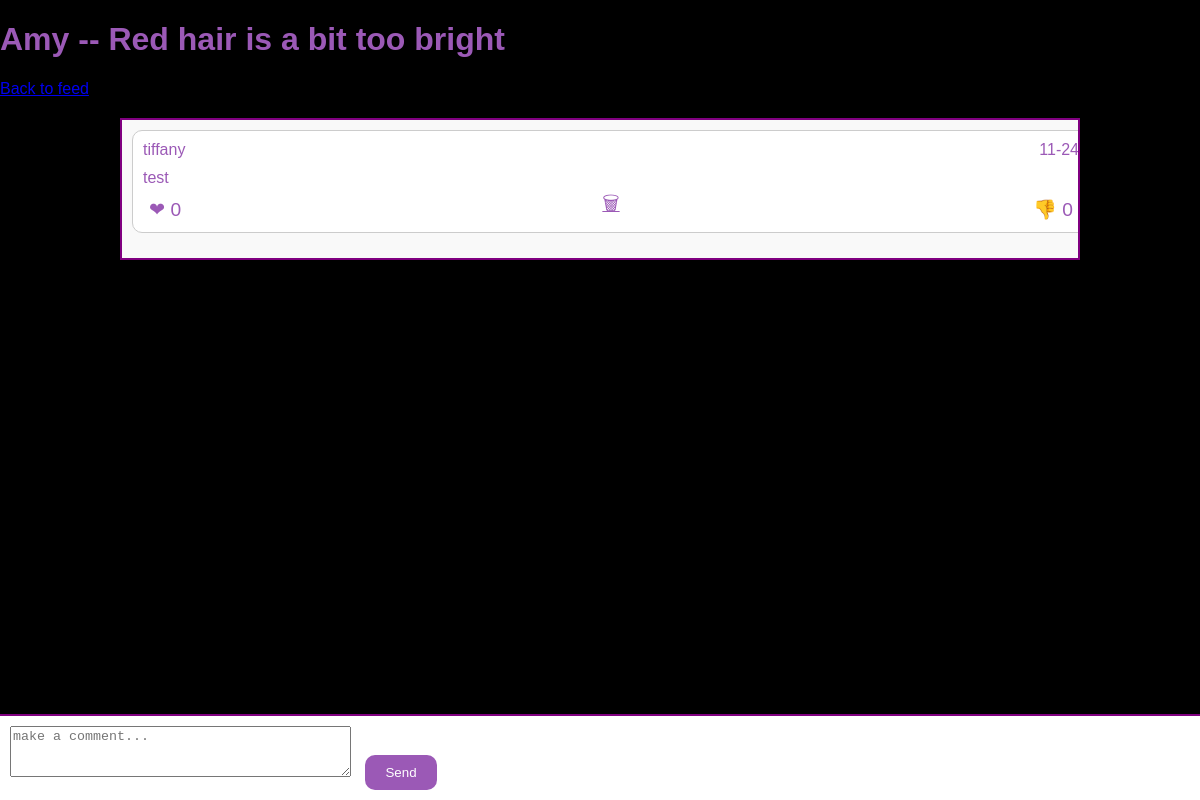
Page /FeedVideoDetailView/14/?page= on the earlier database version.
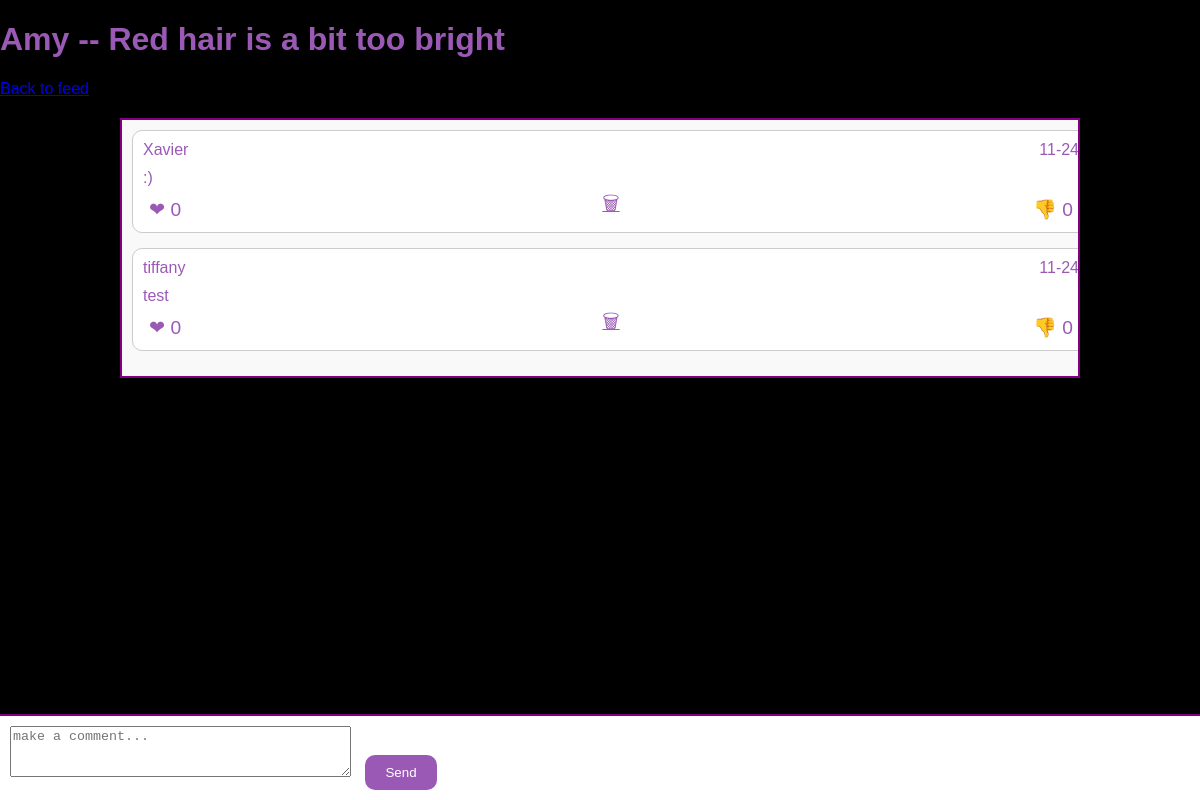
Same page on the later database version.
### clone/models.py (models this page shows, shortened)
class VideoPost(models.Model):
    user = models.ForeignKey(User, on_delete=models.CASCADE)
    video = models.FileField(upload_to='post_videos/')
    thumbnail = models.FileField(upload_to='video_thumbnails/')
    description = models.TextField()
    post_date = models.DateTimeField(default=timezone.now)
    likes = models.ManyToManyField(User, blank=True, related_name='likes')
    dislikes = models.ManyToManyField(User, blank=True, related_name='dislikes')

class Comment(models.Model):
    comment=models.TextField()
    created_on=models.DateTimeField(default=timezone.now)
    author= models.ForeignKey(User, on_delete=models.CASCADE)
    video_post= models.ForeignKey(VideoPost, on_delete=models.CASCADE)
    likes = models.ManyToManyField(User, blank=True, related_name='commentlikes')
    dislikes = models.ManyToManyField(User, blank=True, related_name='commentdislikes')

### feed/views.py (the view, shortened to what this page needs)
# urls.py: path('FeedVideoDetailView/<int:pk>/', views.FeedVideoDetailView.as_view(), name='FeedVideoDetailView'),
class FeedVideoDetailView(View):
    def get(self, request,pk, *args,**kwargs):
        post = VideoPost.objects.get(pk=pk)
        comment_form = CommentForm()
        comments = Comment.objects.filter(video_post=post).order_by('-created_on')
        context={
            'post': post,
            'comment_form': comment_form,
            'comments': comments
        }
        return render(request, 'feed/feed_detail.html', context)

### users/forms.py
class CommentForm(forms.ModelForm):
    comment=forms.CharField(
        label='',
        widget=forms.Textarea(attrs={
            'rows' : 3,
            'placeholder':'make a comment...'
        })
    )
    class Meta:
        model = Comment
        fields = ['comment']

### feed/templates/feed/feed_detail.html (shortened to what this page needs)
<!DOCTYPE html>
<html lang="en">
<head>
</head>
<body>
    <h1>{{ post.user }} -- {{ post.description }}</h1>
    <a href="{% url 'feed' %}?page={{ request.GET.page }}">Back to feed</a>
    {% if comments %}
    <div class="all-comments">
        {% for comment in comments %}
        <div class="comment-box {% if post.user == comment.author %}own-comment{% endif %}">
            <div class="comment-header">
                <p>{{ comment.author }}</p>
                <p>{{ comment.created_on|date:"m-y" }}</p>
            </div>
            <p class="comment-text">{{ comment.comment }}</p>
            <div class="comment-footer">
                <form action="{% url 'like_comment' comment.pk %}" method="POST">
                    <button class="like-button" type="submit">&#10084; {{ comment.likes.count }}</button>
                </form>
                <form action="{% url 'dislike_comment' comment.pk %}" method="POST">
                    <button class="dislike-button" type="submit">&#128078; {{ comment.dislikes.count }}</button>
                </form>
                {% if post.user %}
                <a href="{% url 'CommentDeleteView' post.pk comment.pk %}" class="delete-icon">
                    &#128465;
                </a>
                {% endif %}
            </div>
        </div>
        {% endfor %}
    </div>
    {% endif %}
    <div class="fixed-form">
        <form method="POST" action="#" style="width: 100%;">
            {{ comment_form.comment }}
            <button type="submit" style="padding: 10px 20px; margin-left: 10px; background-color: #9b59b6; color: white; border: none; border-radius: 10px; cursor: pointer;">Send</button>
        </form>
    </div>
</body>
</html>

### feed/templates/feed/feed_detail.html (style rules this page uses)
body { margin: 0; padding: 0; font-family: Arial, sans-serif; background-color: black; color: #9b59b6; }
.all-comments { max-height: 60vh; overflow-y: auto; margin: 20px auto; border: 2px solid purple; padding: 10px; width: 80%; box-sizing: border-box; background-color: #f9f9f9; }
.comment-box { position: relative; margin-bottom: 15px; padding: 10px; border: 1px solid #ccc; border-radius: 10px; background-color: #fff; width: 100%; }
.comment-header { display: flex; justify-content: space-between; }
.comment-header p { margin: 0; }
.comment-text { margin-top: 10px; margin-bottom: 10px; word-wrap: break-word; }
.comment-footer { display: flex; justify-content: space-between; position: relative; }
.like-button, .dislike-button { background: none; border: none; color: #9b59b6; cursor: pointer; font-size: 1.2em; }
.delete-icon { position: absolute; left: 50%; bottom: 0; transform: translateX(-50%); color: #9b59b6; font-size: 1.2em; }
.fixed-form { position: fixed; bottom: 0; width: 100%; background-color: #fff; padding: 10px; border-top: 2px solid purple; }

Differences in the rows shown:
added Comment: author "Xavier", created_on "11-24", comment ":)", likes.count "0", dislikes.count "0"
